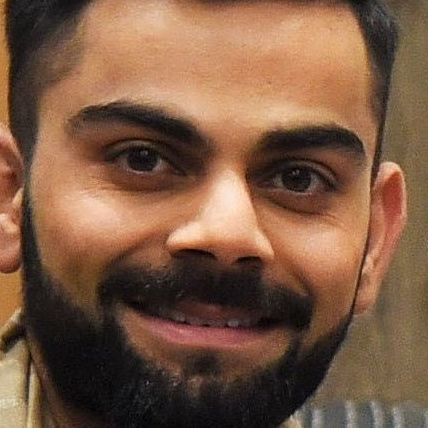
#> input picture server/test_images/virat_kohli16.png, 428 x 428 px; its folder holds only this picture in this run
$ python -i util.py   (imports and definitions only)
#> lines starting #> are read from the running program, lines starting #| are printed output that depends on the picture
import joblib
import json
import numpy as np
import base64
import cv2
from wavelet import w2d
import warnings

__class_name_to_number = {}
__class_number_to_name = {}
__model = None

def classify_image(image_base64_data, file_path = None):
    imgs = get_cropped_image_if_2_eyes(file_path, image_base64_data)
    result = []
    for img in imgs:
        scalled_raw_img = cv2.resize(img, (32, 32))
        img_har = w2d(img, 'db1', 5)
        scalled_img_har = cv2.resize(img_har, (32, 32))
        combined_img = np.vstack((scalled_raw_img.reshape(32*32*3,1), scalled_img_har.reshape(32*32,1)))
        len_img_arr = 32 * 32 * 3 + 32 * 32
        final = combined_img.reshape(1, len_img_arr).astype(float)
        result.append(__model.predict(final)[0])
    return result

def load_artifacts():
    print("Loading saved artifacts...start")
    global __class_name_to_number
    global __class_number_to_name

    with open("C:/Users/SAI PRASATH/Sports celebrity Classification/server/artifacts/final_class.json", "r") as f:
        __class_name_to_number = json.load(f)
        __class_number_to_name = {v:k for k, v in __class_name_to_number.items()}
    global __model
    # __model.__getstate__()['_sklearn_version']
    if __model is None:
        with open('C:/Users/SAI PRASATH/Sports celebrity Classification/server/artifacts/model.pkl', 'rb') as f:
            warnings.simplefilter("ignore", category=UserWarning)
            __model = joblib.load(f)
    print("Loading saved artifacts...done")

def get_cv2_image_from_base64_string(b64str):
    encoded_data = b64str.split(',')[1]
    nparr = np.frombuffer(base64.b64decode(encoded_data), np.uint8)
    img = cv2.imdecode(nparr, cv2.IMREAD_COLOR)
    return img


def get_cropped_image_if_2_eyes(image_path, image_base64_data):
    face_cascade = cv2.CascadeClassifier('C:/Users/SAI PRASATH/Sports celebrity Classification/server/opencv/haarcascades/haarcascade_frontalface_default.xml')
    eye_cascade = cv2.CascadeClassifier('C:/Users/SAI PRASATH/Sports celebrity Classification/server/opencv/haarcascades/haarcascade_eye.xml')

    if image_path:
        img = cv2.imread(image_path)
    else:
        img = get_cv2_image_from_base64_string(image_base64_data)

    gray = cv2.cvtColor(img, cv2.COLOR_BGR2GRAY)
    faces = face_cascade.detectMultiScale(gray, 1.3, 5)

    cropped_faces = []
    for (x,y,w,h) in faces:
            roi_gray = gray[y:y+h, x:x+w]
            roi_color = img[y:y+h, x:x+w]
            eyes = eye_cascade.detectMultiScale(roi_gray)
            if len(eyes) >= 2:
                cropped_faces.append(roi_color)
    return cropped_faces

def get_b64_image():
    with open("C:/Users/SAI PRASATH/Sports celebrity Classification/server/b64_1.txt") as f:
        return f.read()
# [3 lines not run here, left out]

>>> import cv2
>>> picture = cv2.imread('test_images/virat_kohli16.png', cv2.IMREAD_GRAYSCALE)
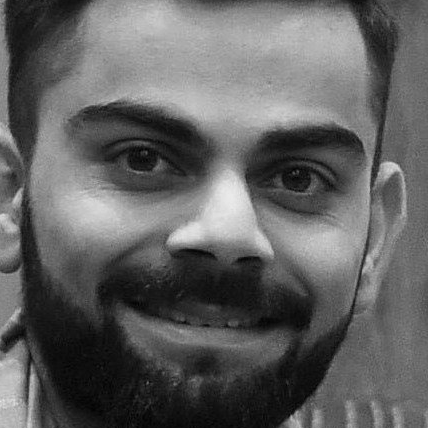
#> picture: shape (428, 428); min 0, max 234, mean 97.1
#> (the run stopped early here; a loop or call above may not have finished)

$ run again, on server/test_images/virat_kohli37.png
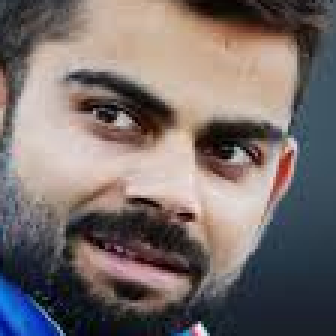
#> input picture server/test_images/virat_kohli37.png, 112 x 112 px (shown 3 times larger)
#> `picture = cv2.imread('test_images/virat_kohli16.png', cv2.IMREAD_GRAYS..`:
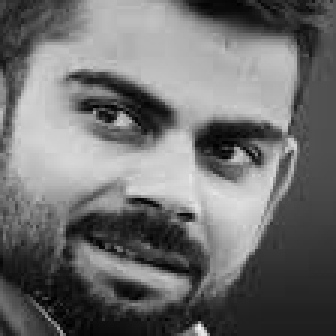
#> picture: shape (112, 112) (shown 3 times larger); min 0, max 246, mean 110.6
